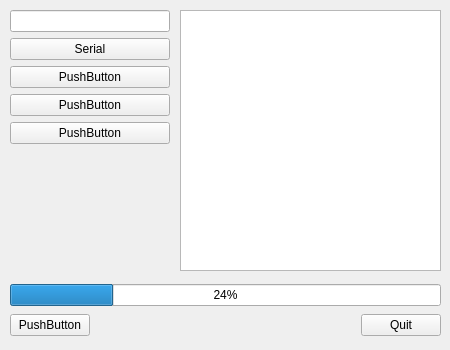
<?xml version="1.0" encoding="UTF-8"?>
<ui version="4.0">
 <class>MainWindow</class>
 <widget class="QMainWindow" name="MainWindow">
  <property name="geometry">
   <rect>
    <x>0</x>
    <y>0</y>
    <width>450</width>
    <height>350</height>
   </rect>
  </property>
  <property name="minimumSize">
   <size>
    <width>450</width>
    <height>350</height>
   </size>
  </property>
  <property name="maximumSize">
   <size>
    <width>450</width>
    <height>350</height>
   </size>
  </property>
  <property name="windowTitle">
   <string>MainWindow</string>
  </property>
  <widget class="QWidget" name="centralwidget">
   <widget class="QWidget" name="verticalLayoutWidget">
    <property name="geometry">
     <rect>
      <x>10</x>
      <y>10</y>
      <width>160</width>
      <height>271</height>
     </rect>
    </property>
    <layout class="QVBoxLayout" name="verticalLayout">
     <item>
      <widget class="QLineEdit" name="lineEdit"/>
     </item>
     <item>
      <widget class="QPushButton" name="SetSerial">
       <property name="text">
        <string>Serial</string>
       </property>
      </widget>
     </item>
     <item>
      <widget class="QPushButton" name="pushButton_2">
       <property name="text">
        <string>PushButton</string>
       </property>
      </widget>
     </item>
     <item>
      <widget class="QPushButton" name="pushButton_3">
       <property name="text">
        <string>PushButton</string>
       </property>
      </widget>
     </item>
     <item>
      <widget class="QPushButton" name="pushButton_4">
       <property name="text">
        <string>PushButton</string>
       </property>
      </widget>
     </item>
     <item>
      <spacer name="verticalSpacer">
       <property name="orientation">
        <enum>Qt::Vertical</enum>
       </property>
       <property name="sizeHint" stdset="0">
        <size>
         <width>20</width>
         <height>40</height>
        </size>
       </property>
      </spacer>
     </item>
    </layout>
   </widget>
   <widget class="QWidget" name="verticalLayoutWidget_2">
    <property name="geometry">
     <rect>
      <x>180</x>
      <y>10</y>
      <width>261</width>
      <height>261</height>
     </rect>
    </property>
    <layout class="QVBoxLayout" name="verticalLayout_2">
     <item>
      <widget class="QTextEdit" name="textEdit"/>
     </item>
    </layout>
   </widget>
   <widget class="QWidget" name="horizontalLayoutWidget">
    <property name="geometry">
     <rect>
      <x>10</x>
      <y>280</y>
      <width>431</width>
      <height>31</height>
     </rect>
    </property>
    <layout class="QHBoxLayout" name="horizontalLayout">
     <item>
      <widget class="QProgressBar" name="progressBar">
       <property name="value">
        <number>24</number>
       </property>
      </widget>
     </item>
    </layout>
   </widget>
   <widget class="QWidget" name="horizontalLayoutWidget_2">
    <property name="geometry">
     <rect>
      <x>10</x>
      <y>310</y>
      <width>431</width>
      <height>31</height>
     </rect>
    </property>
    <layout class="QHBoxLayout" name="horizontalLayout_2">
     <item>
      <widget class="QPushButton" name="pushButton_6">
       <property name="text">
        <string>PushButton</string>
       </property>
      </widget>
     </item>
     <item>
      <spacer name="horizontalSpacer">
       <property name="orientation">
        <enum>Qt::Horizontal</enum>
       </property>
       <property name="sizeHint" stdset="0">
        <size>
         <width>40</width>
         <height>20</height>
        </size>
       </property>
      </spacer>
     </item>
     <item>
      <widget class="QPushButton" name="Quit">
       <property name="text">
        <string>Quit</string>
       </property>
      </widget>
     </item>
    </layout>
   </widget>
  </widget>
 </widget>
 <resources/>
 <connections/>
</ui>
